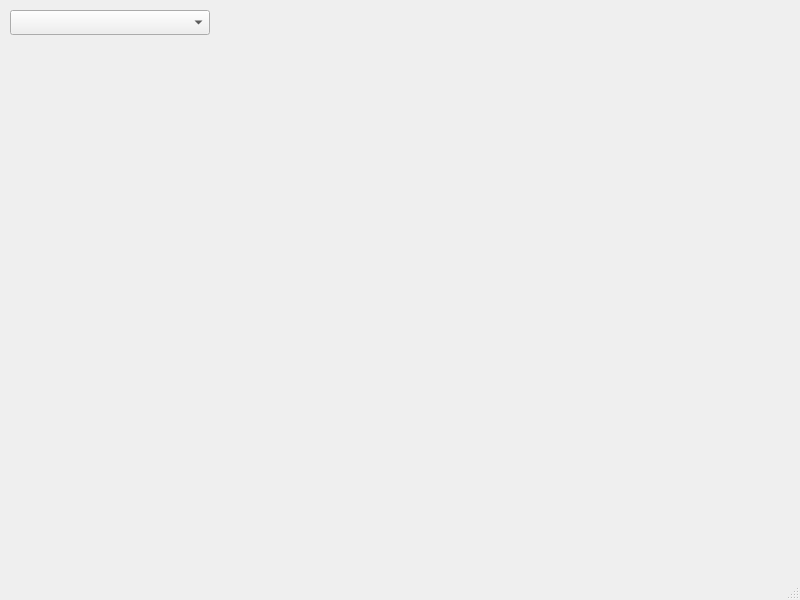
<?xml version="1.0" encoding="UTF-8"?>
<ui version="4.0">
 <class>MainWindow</class>
 <widget class="QMainWindow" name="MainWindow">
  <property name="geometry">
   <rect>
    <x>0</x>
    <y>0</y>
    <width>800</width>
    <height>600</height>
   </rect>
  </property>
  <property name="sizePolicy">
   <sizepolicy hsizetype="Fixed" vsizetype="Preferred">
    <horstretch>0</horstretch>
    <verstretch>0</verstretch>
   </sizepolicy>
  </property>
  <property name="windowTitle">
   <string>MainWindow</string>
  </property>
  <widget class="QWidget" name="centralwidget">
   <widget class="QComboBox" name="comboBox">
    <property name="geometry">
     <rect>
      <x>10</x>
      <y>10</y>
      <width>200</width>
      <height>25</height>
     </rect>
    </property>
    <property name="sizePolicy">
     <sizepolicy hsizetype="Maximum" vsizetype="Fixed">
      <horstretch>0</horstretch>
      <verstretch>0</verstretch>
     </sizepolicy>
    </property>
    <property name="minimumSize">
     <size>
      <width>200</width>
      <height>25</height>
     </size>
    </property>
   </widget>
  </widget>
  <widget class="QMenuBar" name="menubar">
   <property name="geometry">
    <rect>
     <x>0</x>
     <y>0</y>
     <width>800</width>
     <height>22</height>
    </rect>
   </property>
  </widget>
  <widget class="QStatusBar" name="statusbar"/>
 </widget>
 <resources/>
 <connections/>
</ui>
